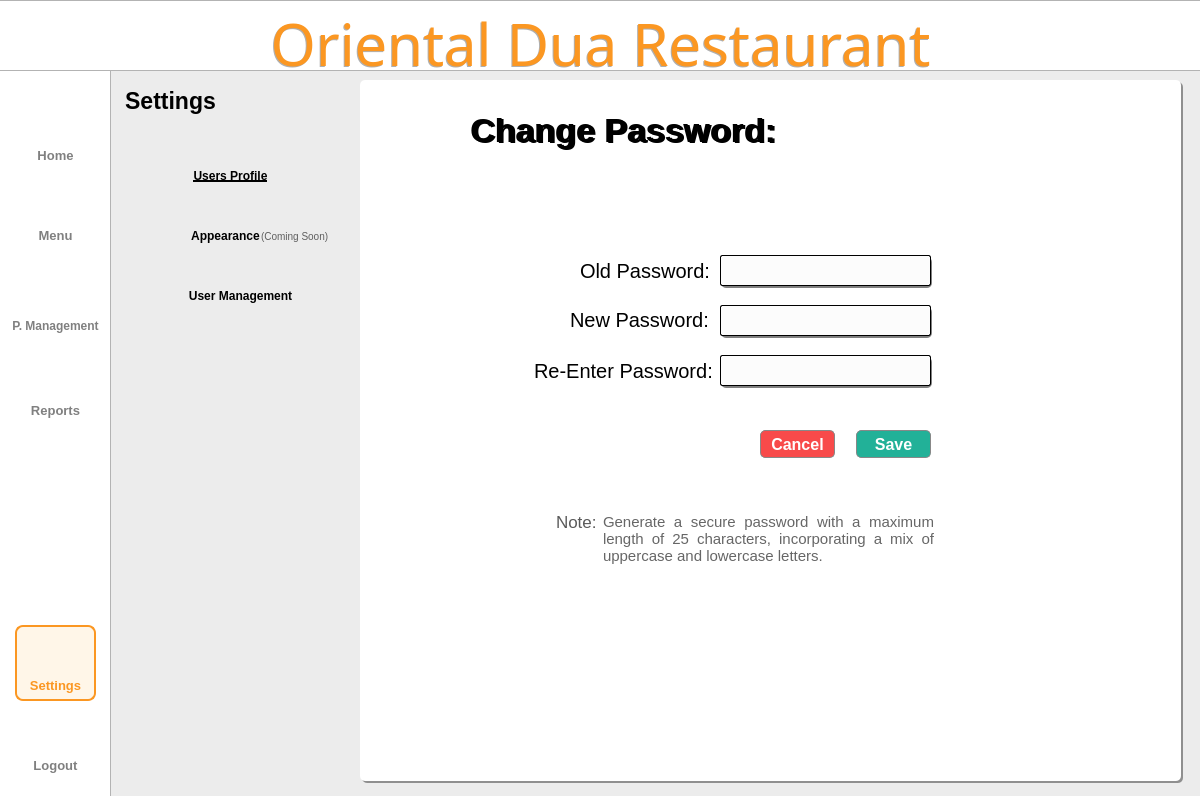
<?xml version="1.0" encoding="UTF-8"?>
<ui version="4.0">
 <class>Dialog</class>
 <widget class="QDialog" name="Dialog">
  <property name="geometry">
   <rect>
    <x>0</x>
    <y>0</y>
    <width>1200</width>
    <height>796</height>
   </rect>
  </property>
  <property name="windowTitle">
   <string>Dialog</string>
  </property>
  <widget class="QWidget" name="bgwidget" native="true">
   <property name="geometry">
    <rect>
     <x>0</x>
     <y>0</y>
     <width>1200</width>
     <height>800</height>
    </rect>
   </property>
   <property name="layoutDirection">
    <enum>Qt::LeftToRight</enum>
   </property>
   <property name="styleSheet">
    <string notr="true">QWidget#bgwidget{background-color: rgb(236, 236, 236);}

</string>
   </property>
   <widget class="QLabel" name="sidebar">
    <property name="geometry">
     <rect>
      <x>-10</x>
      <y>-10</y>
      <width>121</width>
      <height>891</height>
     </rect>
    </property>
    <property name="styleSheet">
     <string notr="true">background-color: rgb(255, 255, 255);
border: 1px solid rgba(0, 0, 0, 0.3);  </string>
    </property>
    <property name="text">
     <string/>
    </property>
   </widget>
   <widget class="QLabel" name="titlebar">
    <property name="geometry">
     <rect>
      <x>-2</x>
      <y>0</y>
      <width>1204</width>
      <height>71</height>
     </rect>
    </property>
    <property name="styleSheet">
     <string notr="true">background-color: rgb(255, 255, 255);
border: 1px solid rgba(0, 0, 0, 0.3);  </string>
    </property>
    <property name="text">
     <string/>
    </property>
   </widget>
   <widget class="QLabel" name="whitebg">
    <property name="geometry">
     <rect>
      <x>360</x>
      <y>80</y>
      <width>821</width>
      <height>701</height>
     </rect>
    </property>
    <property name="styleSheet">
     <string notr="true">background-color: rgb(255, 255, 255);
border-radius: 5px;  </string>
    </property>
    <property name="text">
     <string/>
    </property>
   </widget>
   <widget class="QLabel" name="title">
    <property name="geometry">
     <rect>
      <x>0</x>
      <y>10</y>
      <width>1201</width>
      <height>71</height>
     </rect>
    </property>
    <property name="styleSheet">
     <string notr="true">QLabel#title{
	color: #FB9722;
    font-family: Sacramento;
    font-size: 58px;
    font-weight: 400;
    padding-bottom: 5px;
    text-align: center;
}</string>
    </property>
    <property name="text">
     <string>Oriental Dua Restaurant</string>
    </property>
    <property name="alignment">
     <set>Qt::AlignCenter</set>
    </property>
    <property name="wordWrap">
     <bool>true</bool>
    </property>
   </widget>
   <widget class="QLabel" name="settings">
    <property name="geometry">
     <rect>
      <x>110</x>
      <y>80</y>
      <width>121</width>
      <height>41</height>
     </rect>
    </property>
    <property name="styleSheet">
     <string notr="true">QLabel#settings{
    color: #000000;
    font-family: 'Roboto';
    font-size: 23px;
    font-weight: 500;
}</string>
    </property>
    <property name="text">
     <string>Settings</string>
    </property>
    <property name="alignment">
     <set>Qt::AlignCenter</set>
    </property>
   </widget>
   <widget class="QLabel" name="userprofIcon">
    <property name="geometry">
     <rect>
      <x>140</x>
      <y>160</y>
      <width>35</width>
      <height>35</height>
     </rect>
    </property>
    <property name="styleSheet">
     <string notr="true"/>
    </property>
    <property name="text">
     <string/>
    </property>
    <property name="pixmap">
     <pixmap resource="../resource.qrc">:/icon/icons/user.png</pixmap>
    </property>
    <property name="scaledContents">
     <bool>true</bool>
    </property>
    <property name="alignment">
     <set>Qt::AlignCenter</set>
    </property>
   </widget>
   <widget class="QPushButton" name="logoutbtn">
    <property name="geometry">
     <rect>
      <x>15</x>
      <y>750</y>
      <width>81</width>
      <height>31</height>
     </rect>
    </property>
    <property name="styleSheet">
     <string notr="true">QPushButton{
    color: rgba(0,0,0, 0.5);
    font-family: 'Inter';
    font-size: 13px;
    font-weight: 500;
	border:none;
}

QPushButton:hover{
color: #FB9722;
border: 2px solid #FB9722;
border-radius: 8px;
background-color: rgba(255, 167, 25, 0.1);
}</string>
    </property>
    <property name="text">
     <string>Logout</string>
    </property>
   </widget>
   <widget class="QLabel" name="logoutIcon">
    <property name="geometry">
     <rect>
      <x>39</x>
      <y>715</y>
      <width>35</width>
      <height>35</height>
     </rect>
    </property>
    <property name="minimumSize">
     <size>
      <width>35</width>
      <height>35</height>
     </size>
    </property>
    <property name="maximumSize">
     <size>
      <width>35</width>
      <height>35</height>
     </size>
    </property>
    <property name="styleSheet">
     <string notr="true">QLabel#Pmanagementbtn{
    color: rgba(0,0,0, 0.5);
    font-family: 'Roboto';
    font-size: 11px;
    font-weight: 300;
}</string>
    </property>
    <property name="text">
     <string/>
    </property>
    <property name="pixmap">
     <pixmap resource="../resource.qrc">:/icon/icons/shutdown.png</pixmap>
    </property>
    <property name="scaledContents">
     <bool>true</bool>
    </property>
    <property name="alignment">
     <set>Qt::AlignCenter</set>
    </property>
   </widget>
   <widget class="QPushButton" name="userprofbtn">
    <property name="geometry">
     <rect>
      <x>180</x>
      <y>160</y>
      <width>101</width>
      <height>31</height>
     </rect>
    </property>
    <property name="styleSheet">
     <string notr="true">QPushButton{
    color: #000000;
    font-family: &quot;Roboto&quot;;
    font-size: 12px;
    font-weight: 500;
	border:none;
	text-decoration: underline;
}

</string>
    </property>
    <property name="text">
     <string>Users Profile</string>
    </property>
   </widget>
   <widget class="QLabel" name="myprofile">
    <property name="geometry">
     <rect>
      <x>470</x>
      <y>110</y>
      <width>341</width>
      <height>41</height>
     </rect>
    </property>
    <property name="styleSheet">
     <string notr="true">QLabel{
    color: #000000;
    font-family: 'Inter';
    font-size: 34px;
    font-weight: bold;
}</string>
    </property>
    <property name="text">
     <string>Change Password:</string>
    </property>
    <property name="alignment">
     <set>Qt::AlignLeading|Qt::AlignLeft|Qt::AlignVCenter</set>
    </property>
   </widget>
   <widget class="QLabel" name="appearanceIcon">
    <property name="geometry">
     <rect>
      <x>140</x>
      <y>220</y>
      <width>35</width>
      <height>35</height>
     </rect>
    </property>
    <property name="styleSheet">
     <string notr="true"/>
    </property>
    <property name="text">
     <string/>
    </property>
    <property name="pixmap">
     <pixmap resource="../resource.qrc">:/icon/icons/appearance.png</pixmap>
    </property>
    <property name="scaledContents">
     <bool>true</bool>
    </property>
    <property name="alignment">
     <set>Qt::AlignCenter</set>
    </property>
   </widget>
   <widget class="QPushButton" name="appearancebtn">
    <property name="geometry">
     <rect>
      <x>180</x>
      <y>220</y>
      <width>91</width>
      <height>31</height>
     </rect>
    </property>
    <property name="styleSheet">
     <string notr="true">QPushButton{
    color: #000000;
    font-family: &quot;Roboto&quot;;
    font-size: 12px;
    font-weight: 500;
	border:none;
}

QPushButton:hover{text-decoration: underline;}</string>
    </property>
    <property name="text">
     <string>Appearance</string>
    </property>
   </widget>
   <widget class="QLabel" name="label_3">
    <property name="geometry">
     <rect>
      <x>580</x>
      <y>260</y>
      <width>131</width>
      <height>21</height>
     </rect>
    </property>
    <property name="styleSheet">
     <string notr="true">QLabel{
    color: #000000;
    font-family: &quot;Roboto&quot;;
    font-size: 20px;
    font-weight: 400;

}</string>
    </property>
    <property name="text">
     <string>Old Password:</string>
    </property>
    <property name="alignment">
     <set>Qt::AlignLeading|Qt::AlignLeft|Qt::AlignVCenter</set>
    </property>
   </widget>
   <widget class="QLabel" name="label_4">
    <property name="geometry">
     <rect>
      <x>570</x>
      <y>309</y>
      <width>151</width>
      <height>21</height>
     </rect>
    </property>
    <property name="styleSheet">
     <string notr="true">QLabel{
    color: #000000;
    font-family: &quot;Roboto&quot;;
    font-size: 20px;
    font-weight: 400;
}</string>
    </property>
    <property name="text">
     <string>New Password:</string>
    </property>
    <property name="alignment">
     <set>Qt::AlignLeading|Qt::AlignLeft|Qt::AlignVCenter</set>
    </property>
   </widget>
   <widget class="QLineEdit" name="old_passwordfield">
    <property name="geometry">
     <rect>
      <x>720</x>
      <y>255</y>
      <width>211</width>
      <height>31</height>
     </rect>
    </property>
    <property name="styleSheet">
     <string notr="true">QLineEdit{
border: 1px solid rgba(0, 0, 0, 1); 
border-radius: 2px;
	background-color: rgb(252, 252, 252);
padding-left: 5px;
font-family: &quot;Roboto&quot;;
font-size: 19px;
font-weight: 400;
}</string>
    </property>
    <property name="echoMode">
     <enum>QLineEdit::Password</enum>
    </property>
    <property name="readOnly">
     <bool>false</bool>
    </property>
   </widget>
   <widget class="QLabel" name="usersIcon">
    <property name="geometry">
     <rect>
      <x>140</x>
      <y>280</y>
      <width>35</width>
      <height>35</height>
     </rect>
    </property>
    <property name="styleSheet">
     <string notr="true"/>
    </property>
    <property name="text">
     <string/>
    </property>
    <property name="pixmap">
     <pixmap resource="../resource.qrc">:/icon/icons/users.png</pixmap>
    </property>
    <property name="scaledContents">
     <bool>true</bool>
    </property>
    <property name="alignment">
     <set>Qt::AlignCenter</set>
    </property>
   </widget>
   <widget class="QPushButton" name="usersbtn">
    <property name="geometry">
     <rect>
      <x>180</x>
      <y>280</y>
      <width>121</width>
      <height>31</height>
     </rect>
    </property>
    <property name="styleSheet">
     <string notr="true">QPushButton{
    color: #000000;
    font-family: &quot;Roboto&quot;;
    font-size: 12px;
    font-weight: 500;
	border:none;
}

QPushButton:hover{text-decoration: underline;}</string>
    </property>
    <property name="text">
     <string>User Management</string>
    </property>
   </widget>
   <widget class="QLabel" name="menuIcon">
    <property name="geometry">
     <rect>
      <x>40</x>
      <y>190</y>
      <width>30</width>
      <height>30</height>
     </rect>
    </property>
    <property name="minimumSize">
     <size>
      <width>30</width>
      <height>30</height>
     </size>
    </property>
    <property name="maximumSize">
     <size>
      <width>35</width>
      <height>35</height>
     </size>
    </property>
    <property name="styleSheet">
     <string notr="true">QLabel#Pmanagementbtn{
    color: rgba(0,0,0, 0.5);
    font-family: 'Roboto';
    font-size: 11px;
    font-weight: 300;
}</string>
    </property>
    <property name="text">
     <string/>
    </property>
    <property name="pixmap">
     <pixmap resource="../resource.qrc">:/icon/icons/menu.png</pixmap>
    </property>
    <property name="scaledContents">
     <bool>true</bool>
    </property>
    <property name="alignment">
     <set>Qt::AlignCenter</set>
    </property>
   </widget>
   <widget class="QPushButton" name="reportbtn">
    <property name="geometry">
     <rect>
      <x>15</x>
      <y>395</y>
      <width>81</width>
      <height>31</height>
     </rect>
    </property>
    <property name="styleSheet">
     <string notr="true">QPushButton{
    color: rgba(0,0,0, 0.5);
    font-family: 'Inter';
    font-size: 13px;
    font-weight: 500;
	border:none;
}

QPushButton:hover{
color: #FB9722;
border: 2px solid #FB9722;
border-radius: 8px;
background-color: rgba(255, 167, 25, 0.1);
}</string>
    </property>
    <property name="text">
     <string>Reports</string>
    </property>
   </widget>
   <widget class="QLabel" name="homeIcon">
    <property name="geometry">
     <rect>
      <x>40</x>
      <y>110</y>
      <width>30</width>
      <height>30</height>
     </rect>
    </property>
    <property name="minimumSize">
     <size>
      <width>30</width>
      <height>30</height>
     </size>
    </property>
    <property name="maximumSize">
     <size>
      <width>35</width>
      <height>35</height>
     </size>
    </property>
    <property name="styleSheet">
     <string notr="true">QLabel#Pmanagementbtn{
    color: rgba(0,0,0, 0.5);
    font-family: 'Roboto';
    font-size: 11px;
    font-weight: 300;
}</string>
    </property>
    <property name="text">
     <string/>
    </property>
    <property name="pixmap">
     <pixmap resource="../resource.qrc">:/icon/icons/home.png</pixmap>
    </property>
    <property name="scaledContents">
     <bool>true</bool>
    </property>
    <property name="alignment">
     <set>Qt::AlignCenter</set>
    </property>
   </widget>
   <widget class="QLabel" name="reportIcon">
    <property name="geometry">
     <rect>
      <x>39</x>
      <y>360</y>
      <width>35</width>
      <height>35</height>
     </rect>
    </property>
    <property name="minimumSize">
     <size>
      <width>35</width>
      <height>35</height>
     </size>
    </property>
    <property name="maximumSize">
     <size>
      <width>35</width>
      <height>35</height>
     </size>
    </property>
    <property name="styleSheet">
     <string notr="true">QLabel#Pmanagementbtn{
    color: rgba(0,0,0, 0.5);
    font-family: 'Roboto';
    font-size: 11px;
    font-weight: 300;
}</string>
    </property>
    <property name="text">
     <string/>
    </property>
    <property name="pixmap">
     <pixmap resource="../resource.qrc">:/icon/icons/report.png</pixmap>
    </property>
    <property name="scaledContents">
     <bool>true</bool>
    </property>
    <property name="alignment">
     <set>Qt::AlignCenter</set>
    </property>
   </widget>
   <widget class="QLabel" name="p_mIcon">
    <property name="geometry">
     <rect>
      <x>37</x>
      <y>270</y>
      <width>40</width>
      <height>40</height>
     </rect>
    </property>
    <property name="minimumSize">
     <size>
      <width>40</width>
      <height>40</height>
     </size>
    </property>
    <property name="maximumSize">
     <size>
      <width>40</width>
      <height>40</height>
     </size>
    </property>
    <property name="styleSheet">
     <string notr="true">QLabel#Pmanagementbtn{
    color: rgba(0,0,0, 0.5);
    font-family: 'Roboto';
    font-size: 11px;
    font-weight: 300;
}</string>
    </property>
    <property name="text">
     <string/>
    </property>
    <property name="pixmap">
     <pixmap resource="../resource.qrc">:/icon/icons/productm.png</pixmap>
    </property>
    <property name="scaledContents">
     <bool>true</bool>
    </property>
    <property name="alignment">
     <set>Qt::AlignCenter</set>
    </property>
   </widget>
   <widget class="QPushButton" name="p_managementbtn">
    <property name="geometry">
     <rect>
      <x>5</x>
      <y>310</y>
      <width>101</width>
      <height>31</height>
     </rect>
    </property>
    <property name="styleSheet">
     <string notr="true">QPushButton{
    color: rgba(0,0,0, 0.5);
    font-family: 'Inter';
    font-size: 12px;
    font-weight: 500;
	border:none;
}

QPushButton:hover{
color: #FB9722;
border: 2px solid #FB9722;
border-radius: 8px;
background-color: rgba(255, 167, 25, 0.1);
}</string>
    </property>
    <property name="text">
     <string>P. Management</string>
    </property>
   </widget>
   <widget class="QPushButton" name="homebtn">
    <property name="geometry">
     <rect>
      <x>15</x>
      <y>140</y>
      <width>81</width>
      <height>31</height>
     </rect>
    </property>
    <property name="styleSheet">
     <string notr="true">QPushButton{
    color: rgba(0,0,0, 0.5);
    font-family: 'Inter';
    font-size: 13px;
    font-weight: 500;
	border:none;
}

QPushButton:hover{
color: #FB9722;
border: 2px solid #FB9722;
border-radius: 8px;
background-color: rgba(255, 167, 25, 0.1);
}</string>
    </property>
    <property name="text">
     <string>Home</string>
    </property>
   </widget>
   <widget class="QPushButton" name="menubtn">
    <property name="geometry">
     <rect>
      <x>15</x>
      <y>220</y>
      <width>81</width>
      <height>31</height>
     </rect>
    </property>
    <property name="styleSheet">
     <string notr="true">QPushButton{
    color: rgba(0,0,0, 0.5);
    font-family: 'Inter';
    font-size: 13px;
    font-weight: 500;
	border:none;
}

QPushButton:hover{
color: #FB9722;
border: 2px solid #FB9722;
border-radius: 8px;
background-color: rgba(255, 167, 25, 0.1);
}</string>
    </property>
    <property name="text">
     <string>Menu</string>
    </property>
   </widget>
   <widget class="QLabel" name="settingIcon">
    <property name="geometry">
     <rect>
      <x>39</x>
      <y>634</y>
      <width>35</width>
      <height>35</height>
     </rect>
    </property>
    <property name="minimumSize">
     <size>
      <width>35</width>
      <height>35</height>
     </size>
    </property>
    <property name="maximumSize">
     <size>
      <width>35</width>
      <height>35</height>
     </size>
    </property>
    <property name="styleSheet">
     <string notr="true">QLabel#Pmanagementbtn{
    color: rgba(0,0,0, 0.5);
    font-family: 'Roboto';
    font-size: 11px;
    font-weight: 300;
}</string>
    </property>
    <property name="text">
     <string/>
    </property>
    <property name="pixmap">
     <pixmap resource="../resource.qrc">:/icon/icons/settings2.png</pixmap>
    </property>
    <property name="scaledContents">
     <bool>true</bool>
    </property>
    <property name="alignment">
     <set>Qt::AlignCenter</set>
    </property>
   </widget>
   <widget class="QLabel" name="label_5">
    <property name="geometry">
     <rect>
      <x>15</x>
      <y>625</y>
      <width>81</width>
      <height>76</height>
     </rect>
    </property>
    <property name="styleSheet">
     <string notr="true">QLabel{
	background-color: rgba(255, 167, 25, 0.1);
	border: 2px solid #FB9722;
	border-radius: 8px;
}</string>
    </property>
    <property name="text">
     <string/>
    </property>
   </widget>
   <widget class="QPushButton" name="settingsbtn">
    <property name="geometry">
     <rect>
      <x>15</x>
      <y>670</y>
      <width>81</width>
      <height>31</height>
     </rect>
    </property>
    <property name="styleSheet">
     <string notr="true">QPushButton{
    color: #FB9722;;
    font-family: 'Inter';
    font-size: 13px;
    font-weight: 500;
	border:none;
}
</string>
    </property>
    <property name="text">
     <string>Settings</string>
    </property>
   </widget>
   <widget class="QLabel" name="whitebg_2">
    <property name="geometry">
     <rect>
      <x>362</x>
      <y>82</y>
      <width>821</width>
      <height>701</height>
     </rect>
    </property>
    <property name="styleSheet">
     <string notr="true">background-color: rgba(0, 0, 0, 100);
border-radius: 5px;  </string>
    </property>
    <property name="text">
     <string/>
    </property>
   </widget>
   <widget class="QLabel" name="myprofileshadow">
    <property name="geometry">
     <rect>
      <x>472</x>
      <y>111</y>
      <width>461</width>
      <height>41</height>
     </rect>
    </property>
    <property name="styleSheet">
     <string notr="true">QLabel{
    color:rgba(0,0,0, .4);
    font-family: 'Inter';
    font-size: 34px;
    font-weight: bold;
}</string>
    </property>
    <property name="text">
     <string>Change Password:</string>
    </property>
    <property name="alignment">
     <set>Qt::AlignLeading|Qt::AlignLeft|Qt::AlignVCenter</set>
    </property>
   </widget>
   <widget class="QLabel" name="title_3">
    <property name="geometry">
     <rect>
      <x>-1</x>
      <y>11</y>
      <width>1201</width>
      <height>71</height>
     </rect>
    </property>
    <property name="styleSheet">
     <string notr="true">QLabel{
color: rgba(0, 0, 0, 80);
    font-family: Sacramento;
    font-size: 58px;
    font-weight: 400;
    padding-bottom: 5px;
    text-align: center;
}
</string>
    </property>
    <property name="text">
     <string>Oriental Dua Restaurant</string>
    </property>
    <property name="alignment">
     <set>Qt::AlignCenter</set>
    </property>
    <property name="wordWrap">
     <bool>true</bool>
    </property>
   </widget>
   <widget class="QLabel" name="profileimg">
    <property name="geometry">
     <rect>
      <x>390</x>
      <y>100</y>
      <width>71</width>
      <height>71</height>
     </rect>
    </property>
    <property name="styleSheet">
     <string notr="true">QLabel{
    color: #000000;
    font-family: 'Inter';
    font-size: 34px;
    font-weight: bold;
}</string>
    </property>
    <property name="text">
     <string/>
    </property>
    <property name="pixmap">
     <pixmap resource="../resource.qrc">:/icon/icons/cresume.png</pixmap>
    </property>
    <property name="scaledContents">
     <bool>true</bool>
    </property>
    <property name="alignment">
     <set>Qt::AlignCenter</set>
    </property>
   </widget>
   <widget class="QLabel" name="label_6">
    <property name="geometry">
     <rect>
      <x>534</x>
      <y>360</y>
      <width>181</width>
      <height>21</height>
     </rect>
    </property>
    <property name="styleSheet">
     <string notr="true">QLabel{
    color: #000000;
    font-family: &quot;Roboto&quot;;
    font-size: 20px;
    font-weight: 400;

}</string>
    </property>
    <property name="text">
     <string>Re-Enter Password:</string>
    </property>
    <property name="alignment">
     <set>Qt::AlignLeading|Qt::AlignLeft|Qt::AlignVCenter</set>
    </property>
   </widget>
   <widget class="QLineEdit" name="new_passwordfield">
    <property name="geometry">
     <rect>
      <x>720</x>
      <y>305</y>
      <width>211</width>
      <height>31</height>
     </rect>
    </property>
    <property name="styleSheet">
     <string notr="true">QLineEdit{
border: 1px solid rgba(0, 0, 0, 1); 
border-radius: 2px;
	background-color: rgb(252, 252, 252);
padding-left: 5px;
font-family: &quot;Roboto&quot;;
font-size: 19px;
font-weight: 400;
}</string>
    </property>
    <property name="frame">
     <bool>true</bool>
    </property>
    <property name="echoMode">
     <enum>QLineEdit::Password</enum>
    </property>
    <property name="readOnly">
     <bool>false</bool>
    </property>
   </widget>
   <widget class="QLineEdit" name="re_passwordfield">
    <property name="geometry">
     <rect>
      <x>720</x>
      <y>355</y>
      <width>211</width>
      <height>31</height>
     </rect>
    </property>
    <property name="styleSheet">
     <string notr="true">QLineEdit{
border: 1px solid rgba(0, 0, 0, 1); 
border-radius: 2px;
background-color: rgb(252, 252, 252);
padding-left: 5px;
font-family: &quot;Roboto&quot;;
font-size: 19px;
font-weight: 400;
}</string>
    </property>
    <property name="echoMode">
     <enum>QLineEdit::Password</enum>
    </property>
    <property name="readOnly">
     <bool>false</bool>
    </property>
   </widget>
   <widget class="QLabel" name="label_11">
    <property name="geometry">
     <rect>
      <x>721</x>
      <y>307</y>
      <width>211</width>
      <height>31</height>
     </rect>
    </property>
    <property name="styleSheet">
     <string notr="true">	border-radius: 5px;
    background-color: rgba(0, 0, 0, 0.5);
</string>
    </property>
    <property name="text">
     <string/>
    </property>
   </widget>
   <widget class="QLabel" name="label_12">
    <property name="geometry">
     <rect>
      <x>721</x>
      <y>257</y>
      <width>211</width>
      <height>31</height>
     </rect>
    </property>
    <property name="styleSheet">
     <string notr="true">	border-radius: 5px;
    background-color: rgba(0, 0, 0, 0.5);
</string>
    </property>
    <property name="text">
     <string/>
    </property>
   </widget>
   <widget class="QLabel" name="label_13">
    <property name="geometry">
     <rect>
      <x>721</x>
      <y>357</y>
      <width>211</width>
      <height>31</height>
     </rect>
    </property>
    <property name="styleSheet">
     <string notr="true">	border-radius: 5px;
    background-color: rgba(0, 0, 0, 0.5);
</string>
    </property>
    <property name="text">
     <string/>
    </property>
   </widget>
   <widget class="QLabel" name="label_7">
    <property name="geometry">
     <rect>
      <x>556</x>
      <y>511</y>
      <width>51</width>
      <height>21</height>
     </rect>
    </property>
    <property name="styleSheet">
     <string notr="true">QLabel{
   
	color: rgba(0, 0, 0, 0.65);
    font-family: &quot;Roboto&quot;;
    font-size: 17px;
    font-weight: 400;

}</string>
    </property>
    <property name="text">
     <string>Note:</string>
    </property>
    <property name="alignment">
     <set>Qt::AlignLeading|Qt::AlignLeft|Qt::AlignVCenter</set>
    </property>
   </widget>
   <widget class="QLabel" name="label_8">
    <property name="geometry">
     <rect>
      <x>603</x>
      <y>513</y>
      <width>331</width>
      <height>110</height>
     </rect>
    </property>
    <property name="styleSheet">
     <string notr="true">QLabel{
   
	color: rgba(0, 0, 0, 0.6);
    font-family: &quot;Inter&quot;;
    font-size: 15px;
    font-weight: 350;

}</string>
    </property>
    <property name="text">
     <string>Generate a secure password with a maximum length of 25 characters, incorporating a mix of uppercase and lowercase letters.</string>
    </property>
    <property name="alignment">
     <set>Qt::AlignJustify|Qt::AlignTop</set>
    </property>
    <property name="wordWrap">
     <bool>true</bool>
    </property>
   </widget>
   <widget class="QPushButton" name="savebtn">
    <property name="geometry">
     <rect>
      <x>856</x>
      <y>430</y>
      <width>75</width>
      <height>28</height>
     </rect>
    </property>
    <property name="styleSheet">
     <string notr="true">QPushButton{
	color: #FFFFFF;
    background-color: #22B198;
    border: 1px solid #888888;
    border-radius: 5px;
	font-family: 'Inter';
    font-size: 16px;
    font-weight: 500;
}
QPushButton:hover {
	
	background-color: rgb(39, 206, 176);
}

QPushButton:pressed {
  background-color: #22B198;
}</string>
    </property>
    <property name="text">
     <string>Save</string>
    </property>
   </widget>
   <widget class="QPushButton" name="cancelbtn">
    <property name="geometry">
     <rect>
      <x>760</x>
      <y>430</y>
      <width>75</width>
      <height>28</height>
     </rect>
    </property>
    <property name="styleSheet">
     <string notr="true">QPushButton{
	color: #FFFFFF;
    background-color: #F84A4A;
    border: 1px solid #888888;
    border-radius: 5px;
	font-family: 'Inter';
    font-size: 16px;
    font-weight: 500;
}
QPushButton:hover {
	
	background-color: rgb(255, 93, 93);
}

QPushButton:pressed {

  background-color: #F84A4A;
}</string>
    </property>
    <property name="text">
     <string>Cancel</string>
    </property>
   </widget>
   <widget class="QLabel" name="label_14">
    <property name="geometry">
     <rect>
      <x>860</x>
      <y>433</y>
      <width>71</width>
      <height>28</height>
     </rect>
    </property>
    <property name="styleSheet">
     <string notr="true">	border-radius: 5px;
    background-color: rgba(0, 0, 0, .15);
</string>
    </property>
    <property name="text">
     <string/>
    </property>
   </widget>
   <widget class="QLabel" name="label_15">
    <property name="geometry">
     <rect>
      <x>765</x>
      <y>433</y>
      <width>71</width>
      <height>28</height>
     </rect>
    </property>
    <property name="styleSheet">
     <string notr="true">	border-radius: 5px;
    background-color: rgba(0, 0, 0, .15);

</string>
    </property>
    <property name="text">
     <string/>
    </property>
   </widget>
   <widget class="QLabel" name="error">
    <property name="geometry">
     <rect>
      <x>719</x>
      <y>390</y>
      <width>281</width>
      <height>31</height>
     </rect>
    </property>
    <property name="styleSheet">
     <string notr="true">font-family:'Roboto';
font-size:14px;
font-weight:400;
color: rgb(255, 0, 0);</string>
    </property>
    <property name="text">
     <string/>
    </property>
    <property name="alignment">
     <set>Qt::AlignLeading|Qt::AlignLeft|Qt::AlignTop</set>
    </property>
    <property name="wordWrap">
     <bool>true</bool>
    </property>
   </widget>
   <widget class="QLabel" name="label_9">
    <property name="geometry">
     <rect>
      <x>261</x>
      <y>230</y>
      <width>81</width>
      <height>16</height>
     </rect>
    </property>
    <property name="styleSheet">
     <string notr="true">QLabel{
   
	color: rgba(0, 0, 0, 0.6);
    font-family: &quot;Roboto&quot;;
    font-size: 10px;
    font-weight: 400;

}</string>
    </property>
    <property name="text">
     <string>(Coming Soon)</string>
    </property>
    <property name="alignment">
     <set>Qt::AlignLeading|Qt::AlignLeft|Qt::AlignTop</set>
    </property>
    <property name="wordWrap">
     <bool>false</bool>
    </property>
   </widget>
   <zorder>whitebg_2</zorder>
   <zorder>sidebar</zorder>
   <zorder>titlebar</zorder>
   <zorder>whitebg</zorder>
   <zorder>settings</zorder>
   <zorder>userprofIcon</zorder>
   <zorder>logoutbtn</zorder>
   <zorder>logoutIcon</zorder>
   <zorder>userprofbtn</zorder>
   <zorder>appearanceIcon</zorder>
   <zorder>appearancebtn</zorder>
   <zorder>label_3</zorder>
   <zorder>label_4</zorder>
   <zorder>usersIcon</zorder>
   <zorder>usersbtn</zorder>
   <zorder>menuIcon</zorder>
   <zorder>reportbtn</zorder>
   <zorder>homeIcon</zorder>
   <zorder>reportIcon</zorder>
   <zorder>p_mIcon</zorder>
   <zorder>p_managementbtn</zorder>
   <zorder>homebtn</zorder>
   <zorder>menubtn</zorder>
   <zorder>label_5</zorder>
   <zorder>settingIcon</zorder>
   <zorder>settingsbtn</zorder>
   <zorder>myprofileshadow</zorder>
   <zorder>myprofile</zorder>
   <zorder>title_3</zorder>
   <zorder>title</zorder>
   <zorder>profileimg</zorder>
   <zorder>label_6</zorder>
   <zorder>label_11</zorder>
   <zorder>label_12</zorder>
   <zorder>label_13</zorder>
   <zorder>re_passwordfield</zorder>
   <zorder>old_passwordfield</zorder>
   <zorder>new_passwordfield</zorder>
   <zorder>label_7</zorder>
   <zorder>label_8</zorder>
   <zorder>label_14</zorder>
   <zorder>label_15</zorder>
   <zorder>cancelbtn</zorder>
   <zorder>savebtn</zorder>
   <zorder>error</zorder>
   <zorder>label_9</zorder>
  </widget>
 </widget>
 <resources>
  <include location="../resource.qrc"/>
 </resources>
 <connections/>
</ui>
